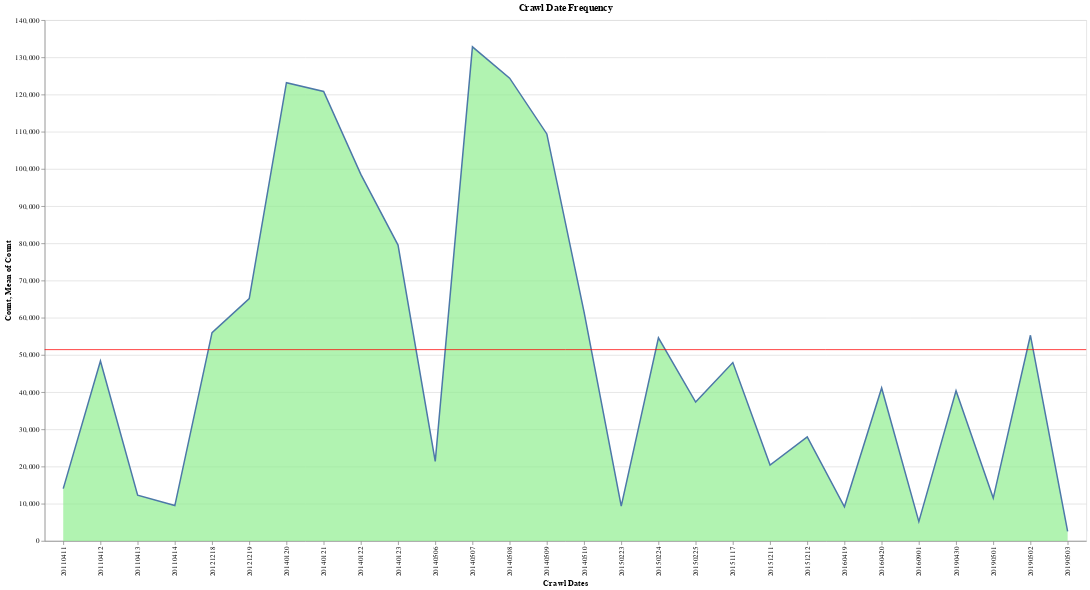

Notebook code for this chart:
### Markdown cell above
### What are the most frequent crawl dates?

### Code cell
crawl_dates = webgraph['crawl_date'].value_counts().rename_axis('Crawl Dates').reset_index(name='Count')

area = alt.Chart(crawl_dates).mark_area(
    color="lightgreen",
    line=True
).encode(
    x='Crawl Dates:O',
    y='Count:Q',
)

count_mean = alt.Chart(crawl_dates).mark_rule(color='red').encode(
    y='mean(Count):Q'
)

(area + count_mean).properties(width=1400, height=700, title='Crawl Date Frequency')

### Figure 1 — Vega-Lite specification as saved in the notebook (floating-point values rounded to 4 significant figures)
{"config": {"view": {"continuousWidth": 400, "continuousHeight": 300}}, "layer": [{"mark": {"type": "area", "color": "lightgreen", "line": true}, "encoding": {"x": {"type": "ordinal", "field": "Crawl Dates"}, "y": {"type": "quantitative", "field": "Count"}}}, {"mark": {"type": "rule", "color": "red"}, "encoding": {"y": {"type": "quantitative", "aggregate": "mean", "field": "Count"}}}], "data": {"name": "data-489af3e4abc06923bd369e9a3f859c1d"}, "height": 700, "title": "Crawl Date Frequency", "width": 1400, "$schema": "https://vega.github.io/schema/vega-lite/v4.8.1.json", "datasets": {"data-489af3e4abc06923bd369e9a3f859c1d": [{"Crawl Dates": "20140507", "Count": 132807}, {"Crawl Dates": "20140508", "Count": 124398}, {"Crawl Dates": "20140120", "Count": 123178}, {"Crawl Dates": "20140121", "Count": 120806}, {"Crawl Dates": "20140509", "Count": 109400}, {"Crawl Dates": "20140122", "Count": 98520}, {"Crawl Dates": "20140123", "Count": 79520}, {"Crawl Dates": "20121219", "Count": 65145}, {"Crawl Dates": "20140510", "Count": 61574}, {"Crawl Dates": "20121218", "Count": 55982}, {"Crawl Dates": "20190502", "Count": 55275}, {"Crawl Dates": "20150224", "Count": 54571}, {"Crawl Dates": "20110412", "Count": 48355}, {"Crawl Dates": "20151117", "Count": 47948}, {"Crawl Dates": "20160420", "Count": 41106}, {"Crawl Dates": "20190430", "Count": 40340}, {"Crawl Dates": "20150225", "Count": 37323}, {"Crawl Dates": "20151212", "Count": 27947}, {"Crawl Dates": "20140506", "Count": 21378}, {"Crawl Dates": "20151211", "Count": 20366}, {"Crawl Dates": "20110411", "Count": 14045}, {"Crawl Dates": "20110413", "Count": 12298}, {"Crawl Dates": "20190501", "Count": 11517}, {"Crawl Dates": "20110414", "Count": 9497}, {"Crawl Dates": "20150223", "Count": 9334}, {"Crawl Dates": "20160419", "Count": 9162}, {"Crawl Dates": "20160901", "Count": 5187}, {"Crawl Dates": "20190503", "Count": 2533}]}}
